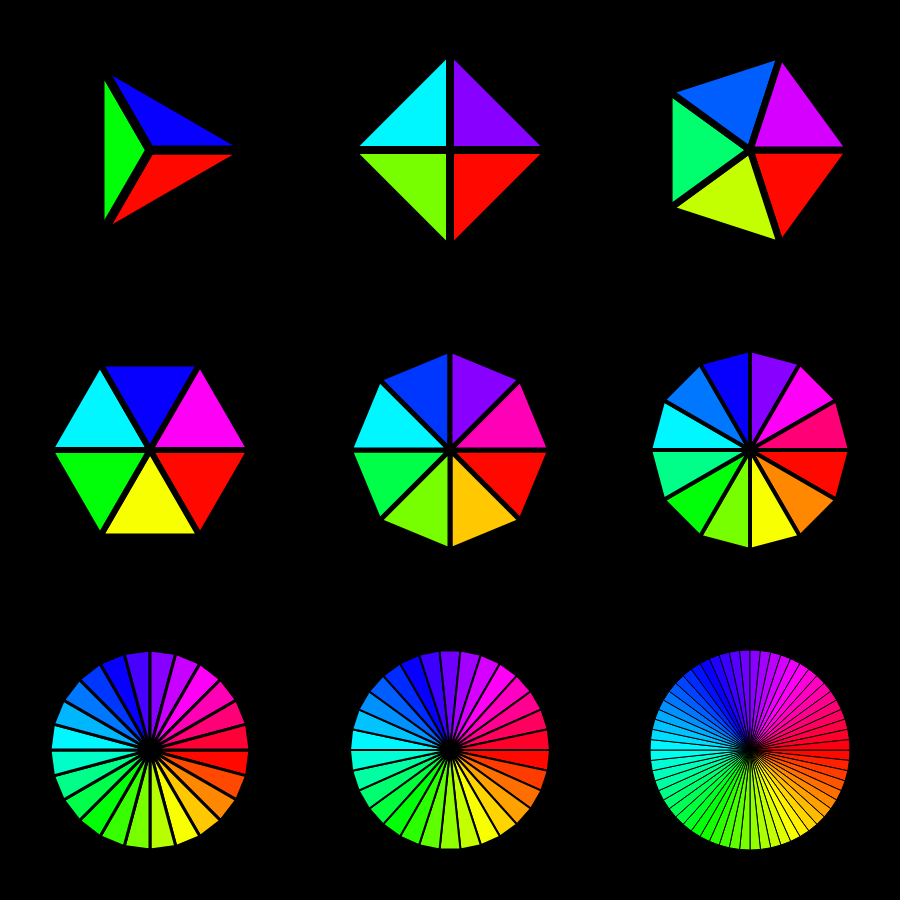
Frame 1 (no input)
Frame 60 (no input): identical to frame 1, image omitted
Frame 120 (the mouse pressed at the canvas centre since frame 60): identical to frame 1, image omitted

The p5.js sketch that drew this single still picture (run headless with seeded random() and noise() and a simulated clock; from frame 60 on, the mouse is pressed at the canvas centre):

// p5.js sketch
// ── sketch.js
let radius = 100;

function setup() {
  createCanvas(900, 900);
  colorMode(HSB, 360, 100, 100);

  stroke(0);
}

function draw() {
  background(0);

  let count = 0;

  for (let y = 0; y < 3; y++) {
    for (let x = 0; x < 3; x++) {
      drawColorSpectrums(++count, x * radius * 3 + radius + radius / 2, y * radius * 3 + radius + radius / 2);
    }
  }


}

function drawColorSpectrums(count, x, y) {
  let angleStep;

  switch (count) {
    case 1:
      strokeWeight(9); angleStep = 120; break;
    case 2:
      strokeWeight(8); angleStep = 90; break;
    case 3:
      strokeWeight(7); angleStep = 72; break;
    case 4:
      strokeWeight(6); angleStep = 60; break;
    case 5:
      strokeWeight(5); angleStep = 45; break;
    case 6:
      strokeWeight(4); angleStep = 30; break;
    case 7:
      strokeWeight(3); angleStep = 15; break;
    case 8:
      strokeWeight(2); angleStep = 12; break;
    case 9:
      strokeWeight(1); angleStep = 6; break;
    default:
      angleStep = 360;
  }

  push()
    translate(x, y);
    beginShape(TRIANGLE_FAN);
    vertex(0, 0);
    for (let angle = 0; angle <= 360; angle += angleStep) {
        const vx = cos(radians(angle)) * radius;
        const vy = sin(radians(angle)) * radius;

      vertex(vx, vy);
      fill(angle + 2, 100, 100);
    }
    endShape();
  pop();
}

function keyReleased() {
  if (key == 's' || key == 'S') {;
    saveFrame(timestamp() + "_##.png");
    exit();
  }
}

// timestamp
function timestamp() {
  const now = Calendar.getInstance();
  return String.format("%1$ty%1$tm%1$td_%1$tH%1$tM%1$tS", now);
}
